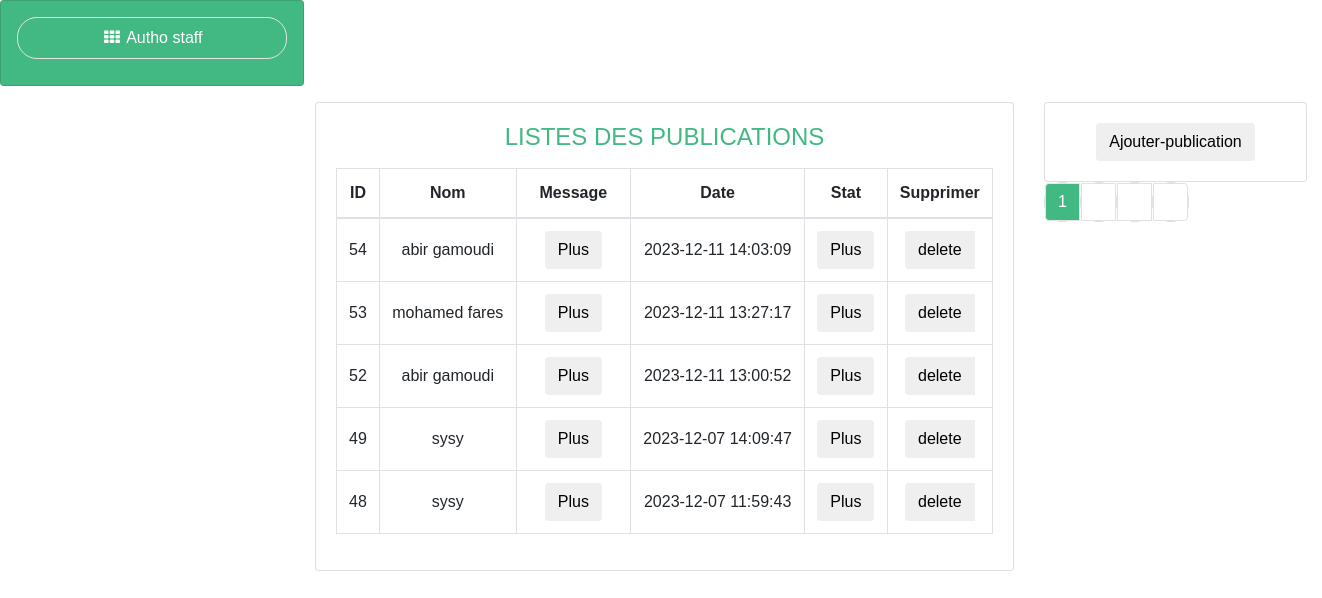
The page /View/publication/pub.php on the database its author committed.
### tables this page shows
CREATE TABLE `publication` (
  `id` int(11) NOT NULL,
  `publication` varchar(2555) NOT NULL,
  `date` datetime NOT NULL,
  `etat` int(11) NOT NULL,
  `nom` varchar(55) NOT NULL
);

### Controller/publication/PublicationCrud.php (called while the page is built, shortened)
<?php
class PublicationCrud
{
       public function AffichertoutR(){
        $db = config::getConnexion();
             try{
             $req = $db->prepare('SELECT * FROM `publication`');
             $req->execute();
             $result = $req->fetchAll(PDO::FETCH_ASSOC);
             return $result;
                }
             catch(Exception $e){
             die('Error :'.$e->getMessage());
                                }
                                      }
  }

### View/publication/pub.php (the view, shortened to what this page needs)
<?php
require_once '../../controller/publication/PublicationCrud.php';
$rc = new PublicationCrud();
$list=$rc->AffichertoutR();
$list=array_reverse($list);
?>
<!DOCTYPE html>
<html lang="en">
   <head>
      <link href="https://cdn.jsdelivr.net/npm/bootstrap@4.1.1/dist/css/bootstrap.min.css" rel="stylesheet">
      <link href="https://maxcdn.bootstrapcdn.com/font-awesome/4.3.0/css/font-awesome.min.css" rel="stylesheet">
      </head>
      <body>
      <tbody>
   <?php
      $itemsPerPage = 5;
      $currentPage = isset($_GET['page']) ? $_GET['page'] : 1;
      $offset = ($currentPage - 1) * $itemsPerPage;
      $pagedList = array_slice($list, $offset, $itemsPerPage);
   ?>
</tbody><div class="container-fluid">
            <div class="row">
               <div class="">
                  <div class="card p-3 h-100" style="background-color: #42b883 !important;">
                     <div class="e-navlist e-navlist--active-bg">
                        <ul class="nav">
                           <li style="width: 270px; margin-bottom:10px; " class="nav-item"><a class="nav-link px-2" href="../User/autho_staff.php" target="__blank"><i class="fa fa-fw fa-th mr-1"></i><span>Autho staff</span></a></li>
                        </ul>
                     </div>
                  </div>
               </div>
         <div class="container-fluid">
            <div class="row">
               <div class="col">
                  <div class="row flex-lg-nowrap">
                     <div class="col mb-3">
                        <div class="e-panel card">
                           <div class="card-body">
                           <div class="card-title">
                              <h4 style="color:#42b883"><span>LISTES DES PUBLICATIONS</span></h4>
                           </div>
                           <div class="e-table">
                              <div class="table-responsive table-lg mt-3">
                                 <table id="publication-table" class="table table-bordered">
                                    <thead>
                                       <tr>
                                          <th>ID</th>
                                          <th class="max-width">Nom</th>
                                          <th class="sortable">Message</th>
                                          <th class="sortable">Date</th>
                                          <th class="sortable">Stat</th>
                                           <th>Supprimer</th>
                                       </tr>
                                    </thead>
                                    <tbody>
                                       <?php
                                          foreach ($list as $p) {
                                          ?>
                                     <?php
      $itemsPerPage = 5;
      $currentPage = isset($_GET['page']) ? $_GET['page'] : 1;
      $offset = ($currentPage - 1) * $itemsPerPage;
      $pagedList = array_slice($list, $offset, $itemsPerPage);
                                          }
      foreach ($pagedList as $p) {
   ?>
                                       <tr>
                                          <td class="text-nowrap align-middle"><?=$p['id'];?> </td>
                                          <td class="text-nowrap align-middle"><?=$p['nom'];?> </td>
                                          <td class="text-nowrap align-middle"> <center><div class="text-center px-xl-3">
                        <button class="btn" onclick="window.location.href='publication.php'">Plus
</button></center></td>
                                          <td class="text-nowrap align-middle"><?=$p['date'];?></td>
                                          <td class="text-nowrap align-middle">  <button class="btn" onclick="window.location.href='stat.php'">Plus</button> </td>
                                           <td class="text-center align-middle">
                                             <div class="btn-group align-top">
                                            <?php
                                            if ($p['etat']=='0')
                                            {
                                                ?>
                                                <button class="btn" onclick="window.location.href='supprimer.php?id=<?=$p['id'];?>'">
delete </button>
                                                <?php
                                            }
                                            else
                                            {
                                            ?>
                                                <button  type="button" onclick="window.location.href='supprimer.php?id=<?=$p['id'];?>'"><i class="fa fa-trash"></i></button>
                                             <?php } ?>
                                             </div>
                                          </td>
                                       </tr>
                                       <?php } ?>
                                 </table>
                              </div>
                           </div>
                        </div>
                     </div>
                  </div>
                  <div class="col-12 col-lg-3 mb-3" style="margin-left:0px;">
                     <div class="card " >
                        <div class="card-body">
                        <div class="text-center px-xl-3">
                        <button class="btn" onclick="window.location.href='com.php'">Ajouter-publication</button>
            </div>
         </div>
      </div>
      <?php
   $totalPages = ceil(count($list) / $itemsPerPage);
   echo '<nav aria-label="Page navigation example">';
   echo '<ul class="pagination">';
   for ($i = 1; $i <= $totalPages; $i++) {
      echo '<li class="page-item ' . ($currentPage == $i ? 'active' : '') . '">';
      echo '<a class="page-link" href="?page=' . $i . '">' . $i . '</a>';
      echo '</li>';
   }
   echo '</ul>';
   echo '</nav>';
?>
   </body>
</html>

### View/publication/pub.php (style rules this page uses)
html, body { height: 100%; }
.container-fluid { height: 100%; }
.row { height: 100%; }
.col { margin-left: 150px; }
a { color: white !important; }
li { border: 1px solid #e5e5e5; border-radius: 20px; background-color: #42b883; color: #fff !important; }
.active { background-color: #42b883 !important; border-radius: 20px; }
.pagination .page-item.active .page-link { background-color: #42b883; border-color: #e5e5e5; }
.pagination .page-link { color: red; }
body { font-family: Arial, sans-serif; background-color:white; margin: 0; padding: 0; text-align: center; }
h4 { color: red; }

### rows shown on the page
publication: id "54", nom "abir gamoudi", date "2023-12-11 14:03:09"
publication: id "53", nom "mohamed fares", date "2023-12-11 13:27:17"
publication: id "52", nom "abir gamoudi", date "2023-12-11 13:00:52"
publication: id "49", nom "sysy", date "2023-12-07 14:09:47"
publication: id "48", nom "sysy", date "2023-12-07 11:59:43"
